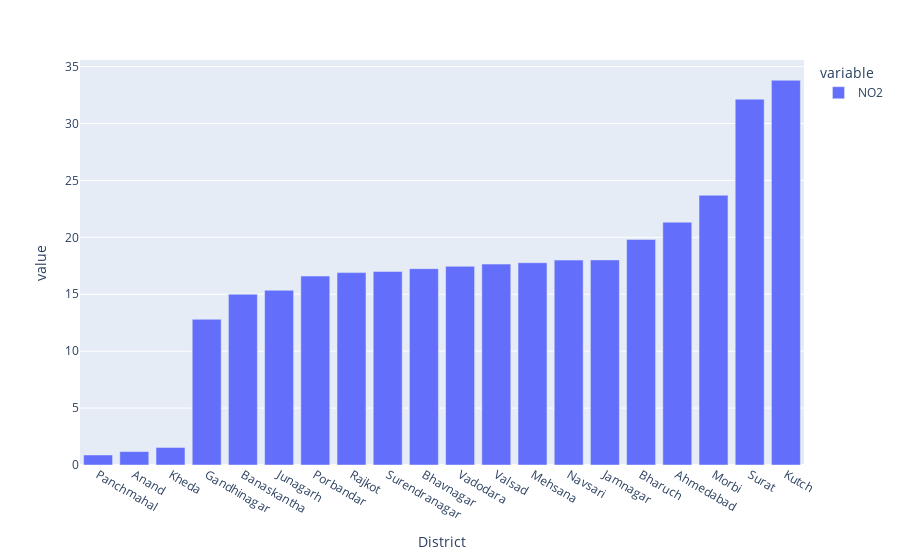

Notebook source saved alongside this figure:
### Code cell
plt.figure(figsize=(30,3))
px.bar(df[['NO2','District']].groupby(["District"]).mean().sort_values(by='NO2'))

### Figure 1 — Plotly figure (JSON) as saved in the notebook; plotly's stock layout.template omitted (floating-point values rounded to 4 significant figures)
{"data": [{"alignmentgroup": "True", "hovertemplate": "variable=NO2<br>District=%{x}<br>value=%{y}<extra></extra>", "legendgroup": "NO2", "marker": {"color": "#636efa", "pattern": {"shape": ""}}, "name": "NO2", "offsetgroup": "NO2", "orientation": "v", "showlegend": true, "textposition": "auto", "type": "bar", "x": ["Panchmahal", "Anand", "Kheda", "Gandhinagar", "Banaskantha", "Junagarh", "Porbandar", "Rajkot", "Surendranagar", "Bhavnagar", "Vadodara", "Valsad", "Mehsana", "Navsari", "Jamnagar", "Bharuch", "Ahmedabad", "Morbi", "Surat", "Kutch"], "xaxis": "x", "y": [0.88, 1.18, 1.54, 12.8, 15, 15.35, 16.6, 16.9, 17, 17.25, 17.45, 17.65, 17.77, 18, 18.02, 19.82, 21.33, 23.7, 32.14, 33.8], "yaxis": "y"}], "layout": {"barmode": "relative", "legend": {"title": {"text": "variable"}, "tracegroupgap": 0}, "margin": {"t": 60}, "xaxis": {"anchor": "y", "domain": [0, 1], "title": {"text": "District"}}, "yaxis": {"anchor": "x", "domain": [0, 1], "title": {"text": "value"}}}}
